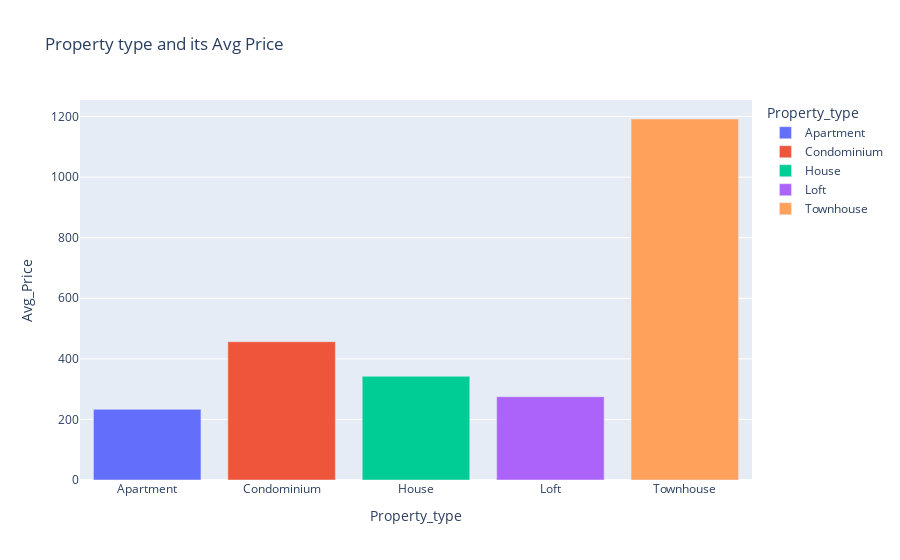

The cell this chart's notebook holds for it:
### Code cell
Property_grp = fltrd_by_Price.groupby("Property_type")["Price"].mean().reset_index(name = "Avg_Price")

Property_bar = px.bar(Property_grp, x= "Property_type", y= "Avg_Price" , title= "Property type and its Avg Price", color= "Property_type",
                        hover_name= "Property_type",)
Property_bar.show()

### Figure 1 — Plotly figure (JSON) as saved in the notebook; plotly's stock layout.template omitted (floating-point values rounded to 4 significant figures)
{"data": [{"alignmentgroup": "True", "hovertemplate": "<b>%{hovertext}</b><br><br>Property_type=%{x}<br>Avg_Price=%{y}<extra></extra>", "hovertext": ["Apartment"], "legendgroup": "Apartment", "marker": {"color": "#636efa", "pattern": {"shape": ""}}, "name": "Apartment", "offsetgroup": "Apartment", "orientation": "v", "showlegend": true, "textposition": "auto", "type": "bar", "x": ["Apartment"], "xaxis": "x", "y": [233.3], "yaxis": "y"}, {"alignmentgroup": "True", "hovertemplate": "<b>%{hovertext}</b><br><br>Property_type=%{x}<br>Avg_Price=%{y}<extra></extra>", "hovertext": ["Condominium"], "legendgroup": "Condominium", "marker": {"color": "#EF553B", "pattern": {"shape": ""}}, "name": "Condominium", "offsetgroup": "Condominium", "orientation": "v", "showlegend": true, "textposition": "auto", "type": "bar", "x": ["Condominium"], "xaxis": "x", "y": [456.6], "yaxis": "y"}, {"alignmentgroup": "True", "hovertemplate": "<b>%{hovertext}</b><br><br>Property_type=%{x}<br>Avg_Price=%{y}<extra></extra>", "hovertext": ["House"], "legendgroup": "House", "marker": {"color": "#00cc96", "pattern": {"shape": ""}}, "name": "House", "offsetgroup": "House", "orientation": "v", "showlegend": true, "textposition": "auto", "type": "bar", "x": ["House"], "xaxis": "x", "y": [342.5], "yaxis": "y"}, {"alignmentgroup": "True", "hovertemplate": "<b>%{hovertext}</b><br><br>Property_type=%{x}<br>Avg_Price=%{y}<extra></extra>", "hovertext": ["Loft"], "legendgroup": "Loft", "marker": {"color": "#ab63fa", "pattern": {"shape": ""}}, "name": "Loft", "offsetgroup": "Loft", "orientation": "v", "showlegend": true, "textposition": "auto", "type": "bar", "x": ["Loft"], "xaxis": "x", "y": [275], "yaxis": "y"}, {"alignmentgroup": "True", "hovertemplate": "<b>%{hovertext}</b><br><br>Property_type=%{x}<br>Avg_Price=%{y}<extra></extra>", "hovertext": ["Townhouse"], "legendgroup": "Townhouse", "marker": {"color": "#FFA15A", "pattern": {"shape": ""}}, "name": "Townhouse", "offsetgroup": "Townhouse", "orientation": "v", "showlegend": true, "textposition": "auto", "type": "bar", "x": ["Townhouse"], "xaxis": "x", "y": [1192], "yaxis": "y"}], "layout": {"barmode": "relative", "legend": {"title": {"text": "Property_type"}, "tracegroupgap": 0}, "title": {"text": "Property type and its Avg Price"}, "xaxis": {"anchor": "y", "categoryarray": ["Apartment", "Condominium", "House", "Loft", "Townhouse"], "categoryorder": "array", "domain": [0, 1], "title": {"text": "Property_type"}}, "yaxis": {"anchor": "x", "domain": [0, 1], "title": {"text": "Avg_Price"}}}}
